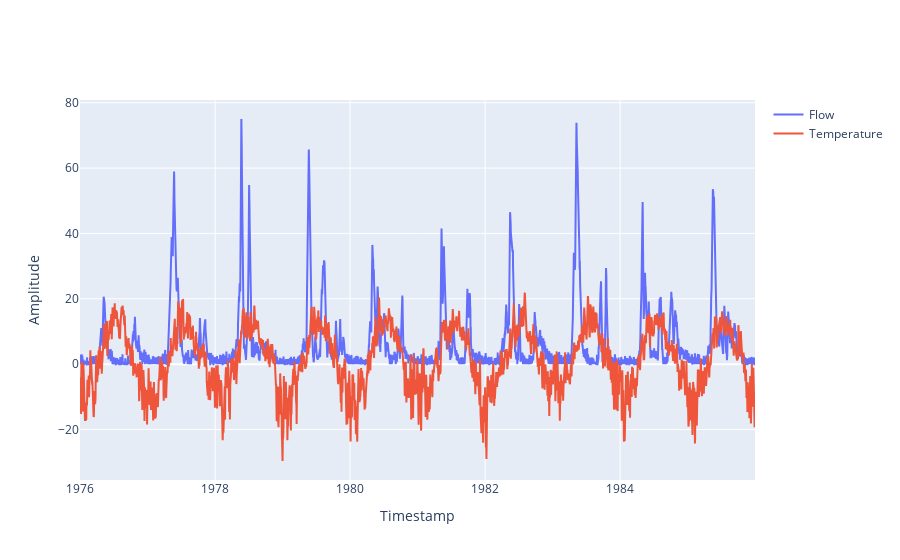

The code cell stored with this chart in its notebook:
### Code cell
fig = go.Figure(data=go.Scatter(x=X_mean_P2.index.values, y=Y_P2['Flow'], name='Flow'))
fig.add_scatter(x=X_mean_P2.index.values, y=X_mean_P2['TempMean'], name = 'Temperature')
fig.update_layout(xaxis_title="Timestamp", yaxis_title="Amplitude")
fig.show()

### Figure 1 — Plotly figure (JSON) as saved in the notebook; plotly's stock layout.template omitted (floating-point values rounded to 4 significant figures; data arrays with more than 128 entries replaced by an {"elided": "..."} marker saying what was removed)
{"data": [{"name": "Flow", "type": "scatter", "x": {"elided": "3651 str values"}, "y": {"elided": "3651 float values"}}, {"name": "Temperature", "type": "scatter", "x": {"elided": "3651 str values"}, "y": {"elided": "3651 float values"}}], "layout": {"xaxis": {"title": {"text": "Timestamp"}}, "yaxis": {"title": {"text": "Amplitude"}}}}
